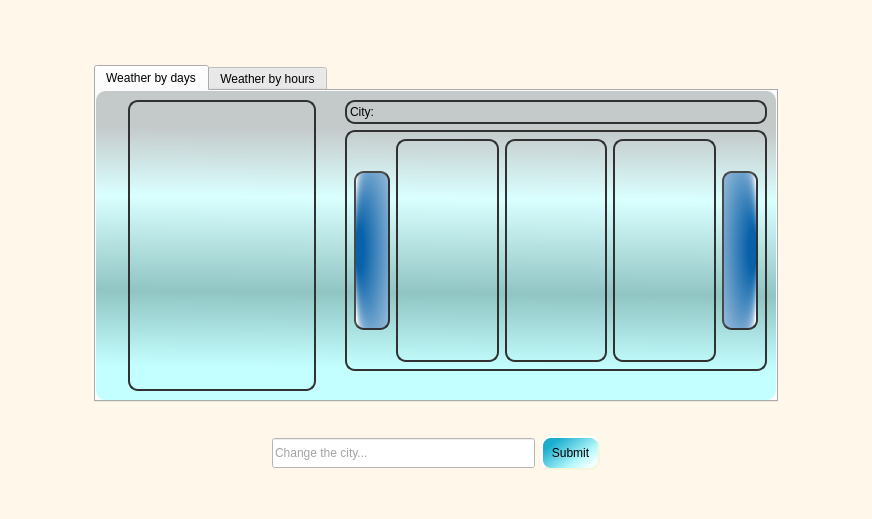
<?xml version="1.0" encoding="UTF-8"?>
<ui version="4.0">
 <class>MainWindow</class>
 <widget class="QMainWindow" name="MainWindow">
  <property name="geometry">
   <rect>
    <x>0</x>
    <y>0</y>
    <width>872</width>
    <height>519</height>
   </rect>
  </property>
  <property name="windowTitle">
   <string>MainWindow</string>
  </property>
  <widget class="QWidget" name="centralwidget">
   <property name="styleSheet">
    <string notr="true">QWidget#centralwidget{background-color:  rgb(255, 247, 233);}</string>
   </property>
   <layout class="QVBoxLayout" name="verticalLayout" stretch="2,12,1,3,0">
    <item>
     <spacer name="verticalSpacer">
      <property name="orientation">
       <enum>Qt::Vertical</enum>
      </property>
      <property name="sizeHint" stdset="0">
       <size>
        <width>20</width>
        <height>40</height>
       </size>
      </property>
     </spacer>
    </item>
    <item>
     <layout class="QHBoxLayout" name="horizontalLayout_2" stretch="1,8,1">
      <item>
       <spacer name="horizontalSpacer">
        <property name="orientation">
         <enum>Qt::Horizontal</enum>
        </property>
        <property name="sizeHint" stdset="0">
         <size>
          <width>40</width>
          <height>20</height>
         </size>
        </property>
       </spacer>
      </item>
      <item>
       <widget class="QTabWidget" name="tabWidget">
        <property name="styleSheet">
         <string notr="true">QWidget#tab{
ont: 9pt &quot;Bahnschrift&quot;;
background-color: qlineargradient(spread:pad, x1:0.438, y1:0, x2:0.418, y2:1, stop:0.120192 rgba(196, 201, 202, 255), stop:0.346154 rgba(218, 255, 255, 255), stop:0.653846 rgba(144, 197, 195, 255), stop:0.899038 rgba(196, 255, 255, 255));
    border-width: 2px;
    border-radius: 10px;
    border-color: silver;
}

QWidget#tab_2{
ont: 9pt &quot;Bahnschrift&quot;;
background-color: qlineargradient(spread:pad, x1:0.438, y1:0, x2:0.418, y2:1, stop:0.120192 rgba(196, 201, 202, 255), stop:0.346154 rgba(218, 255, 255, 255), stop:0.653846 rgba(144, 197, 195, 255), stop:0.899038 rgba(196, 255, 255, 255));
    border-width: 2px;
    border-radius: 10px;
    border-color: silver;
}

QTabWidget
{
color: rgb(0, 0, 0);
}</string>
        </property>
        <property name="currentIndex">
         <number>0</number>
        </property>
        <widget class="QWidget" name="tab">
         <attribute name="title">
          <string>Weather by days</string>
         </attribute>
         <layout class="QHBoxLayout" name="horizontalLayout_3" stretch="10,18">
          <item>
           <layout class="QHBoxLayout" name="horizontalLayout_4" stretch="1,8,1">
            <item>
             <spacer name="horizontalSpacer_6">
              <property name="orientation">
               <enum>Qt::Horizontal</enum>
              </property>
              <property name="sizeHint" stdset="0">
               <size>
                <width>40</width>
                <height>20</height>
               </size>
              </property>
             </spacer>
            </item>
            <item>
             <widget class="QWidget" name="weatherToday" native="true">
              <property name="styleSheet">
               <string notr="true">border-style: solid;
border-width: 2px;
border-radius: 10px;
border-color: rgb(49, 49, 49);</string>
              </property>
             </widget>
            </item>
            <item>
             <spacer name="horizontalSpacer_5">
              <property name="orientation">
               <enum>Qt::Horizontal</enum>
              </property>
              <property name="sizeHint" stdset="0">
               <size>
                <width>40</width>
                <height>20</height>
               </size>
              </property>
             </spacer>
            </item>
           </layout>
          </item>
          <item>
           <layout class="QVBoxLayout" name="verticalLayout_3" stretch="0,0,0">
            <item>
             <widget class="QLabel" name="cityLabel">
              <property name="sizePolicy">
               <sizepolicy hsizetype="Minimum" vsizetype="Minimum">
                <horstretch>0</horstretch>
                <verstretch>0</verstretch>
               </sizepolicy>
              </property>
              <property name="styleSheet">
               <string notr="true">font: 10pt &quot;Bahnschrift SemiBold&quot;;
color: rgb(0, 0, 0);
border-style: solid;
border-width: 2px;
border-radius: 10px;
border-color: rgb(49, 49, 49);</string>
              </property>
              <property name="text">
               <string>City: </string>
              </property>
              <property name="alignment">
               <set>Qt::AlignBottom|Qt::AlignLeading|Qt::AlignLeft</set>
              </property>
             </widget>
            </item>
            <item>
             <widget class="QWidget" name="daysWeatherWidgets" native="true">
              <property name="styleSheet">
               <string notr="true">border-style: solid;
border-width: 2px;
border-radius: 10px;
border-color: rgb(49, 49, 49);</string>
              </property>
              <layout class="QHBoxLayout" name="horizontalLayout_5" stretch="0,5,5,5,0">
               <item>
                <layout class="QVBoxLayout" name="verticalLayout_6" stretch="1,5,1">
                 <item>
                  <spacer name="verticalSpacer_4">
                   <property name="orientation">
                    <enum>Qt::Vertical</enum>
                   </property>
                   <property name="sizeHint" stdset="0">
                    <size>
                     <width>20</width>
                     <height>40</height>
                    </size>
                   </property>
                  </spacer>
                 </item>
                 <item>
                  <widget class="QPushButton" name="backwardButton">
                   <property name="sizePolicy">
                    <sizepolicy hsizetype="Minimum" vsizetype="Minimum">
                     <horstretch>0</horstretch>
                     <verstretch>0</verstretch>
                    </sizepolicy>
                   </property>
                   <property name="styleSheet">
                    <string notr="true">    background-color: qradialgradient(spread:pad, cx:0.937, cy:0.488, radius:1, fx:0.00961538, fy:0.494, stop:0.129808 rgba(9, 98, 169, 255), stop:1 rgba(255, 255, 255, 255));
    border-style: outset;
    border-width: 2px;
    border-radius: 10px;
    border-color: rgb(49, 49, 49);
</string>
                   </property>
                   <property name="text">
                    <string/>
                   </property>
                  </widget>
                 </item>
                 <item>
                  <spacer name="verticalSpacer_5">
                   <property name="orientation">
                    <enum>Qt::Vertical</enum>
                   </property>
                   <property name="sizeHint" stdset="0">
                    <size>
                     <width>20</width>
                     <height>40</height>
                    </size>
                   </property>
                  </spacer>
                 </item>
                </layout>
               </item>
               <item>
                <widget class="QWidget" name="dayWeatherWidget2" native="true"/>
               </item>
               <item>
                <widget class="QWidget" name="dayWeatherWidget3" native="true"/>
               </item>
               <item>
                <widget class="QWidget" name="dayWeatherWidget4" native="true"/>
               </item>
               <item>
                <layout class="QVBoxLayout" name="verticalLayout_7" stretch="1,5,1">
                 <item>
                  <spacer name="verticalSpacer_6">
                   <property name="orientation">
                    <enum>Qt::Vertical</enum>
                   </property>
                   <property name="sizeHint" stdset="0">
                    <size>
                     <width>20</width>
                     <height>40</height>
                    </size>
                   </property>
                  </spacer>
                 </item>
                 <item>
                  <widget class="QPushButton" name="forwardButton">
                   <property name="sizePolicy">
                    <sizepolicy hsizetype="Minimum" vsizetype="Minimum">
                     <horstretch>0</horstretch>
                     <verstretch>0</verstretch>
                    </sizepolicy>
                   </property>
                   <property name="styleSheet">
                    <string notr="true">    border-style: outset;
    border-width: 2px;
    border-radius: 10px;
    border-color: rgb(49, 49, 49);
background-color: qradialgradient(spread:pad, cx:0.063, cy:0.488, radius:1, fx:0.984044, fy:0.494, stop:0.129808 rgba(9, 98, 169, 255), stop:1 rgba(255, 255, 255, 255));
</string>
                   </property>
                   <property name="text">
                    <string/>
                   </property>
                   <property name="iconSize">
                    <size>
                     <width>20</width>
                     <height>20</height>
                    </size>
                   </property>
                  </widget>
                 </item>
                 <item>
                  <spacer name="verticalSpacer_7">
                   <property name="orientation">
                    <enum>Qt::Vertical</enum>
                   </property>
                   <property name="sizeHint" stdset="0">
                    <size>
                     <width>20</width>
                     <height>40</height>
                    </size>
                   </property>
                  </spacer>
                 </item>
                </layout>
               </item>
              </layout>
             </widget>
            </item>
            <item>
             <widget class="QLabel" name="auxLabel">
              <property name="text">
               <string/>
              </property>
             </widget>
            </item>
           </layout>
          </item>
         </layout>
        </widget>
        <widget class="QWidget" name="tab_2">
         <attribute name="title">
          <string>Weather by hours</string>
         </attribute>
         <layout class="QHBoxLayout" name="horizontalLayout_8" stretch="5,9">
          <item>
           <layout class="QHBoxLayout" name="horizontalLayout_7" stretch="1,8,1">
            <item>
             <spacer name="horizontalSpacer_9">
              <property name="orientation">
               <enum>Qt::Horizontal</enum>
              </property>
              <property name="sizeHint" stdset="0">
               <size>
                <width>40</width>
                <height>20</height>
               </size>
              </property>
             </spacer>
            </item>
            <item>
             <widget class="QWidget" name="weatherNow" native="true">
              <property name="styleSheet">
               <string notr="true">border-style: solid;
border-width: 2px;
border-radius: 10px;
border-color: rgb(49, 49, 49);</string>
              </property>
             </widget>
            </item>
            <item>
             <spacer name="horizontalSpacer_10">
              <property name="orientation">
               <enum>Qt::Horizontal</enum>
              </property>
              <property name="sizeHint" stdset="0">
               <size>
                <width>40</width>
                <height>20</height>
               </size>
              </property>
             </spacer>
            </item>
           </layout>
          </item>
          <item>
           <layout class="QVBoxLayout" name="verticalLayout_5" stretch="0,0,0">
            <item>
             <widget class="QLabel" name="hourCityLabel">
              <property name="styleSheet">
               <string notr="true">font: 10pt &quot;Bahnschrift SemiBold&quot;;
color: rgb(0, 0, 0);
border-style: solid;
border-width: 2px;
border-radius: 10px;
border-color: rgb(49, 49, 49);</string>
              </property>
              <property name="text">
               <string>City: </string>
              </property>
              <property name="alignment">
               <set>Qt::AlignBottom|Qt::AlignLeading|Qt::AlignLeft</set>
              </property>
             </widget>
            </item>
            <item>
             <widget class="QWidget" name="weatherHoursWidgets" native="true">
              <property name="styleSheet">
               <string notr="true">border-style: solid;
border-width: 2px;
border-radius: 10px;
border-color: rgb(49, 49, 49);</string>
              </property>
              <layout class="QHBoxLayout" name="horizontalLayout_9" stretch="1,5,5,5,1">
               <item>
                <layout class="QVBoxLayout" name="verticalLayout_8" stretch="1,5,1">
                 <item>
                  <spacer name="verticalSpacer_8">
                   <property name="orientation">
                    <enum>Qt::Vertical</enum>
                   </property>
                   <property name="sizeHint" stdset="0">
                    <size>
                     <width>20</width>
                     <height>40</height>
                    </size>
                   </property>
                  </spacer>
                 </item>
                 <item>
                  <widget class="QPushButton" name="backwardHourButton">
                   <property name="sizePolicy">
                    <sizepolicy hsizetype="Minimum" vsizetype="Minimum">
                     <horstretch>0</horstretch>
                     <verstretch>0</verstretch>
                    </sizepolicy>
                   </property>
                   <property name="styleSheet">
                    <string notr="true">    background-color: qradialgradient(spread:pad, cx:0.937, cy:0.488, radius:1, fx:0.00961538, fy:0.494, stop:0.129808 rgba(9, 98, 169, 255), stop:1 rgba(255, 255, 255, 255));
    border-style: outset;
    border-width: 2px;
    border-radius: 10px;
    border-color: rgb(49, 49, 49);</string>
                   </property>
                   <property name="text">
                    <string/>
                   </property>
                  </widget>
                 </item>
                 <item>
                  <spacer name="verticalSpacer_9">
                   <property name="orientation">
                    <enum>Qt::Vertical</enum>
                   </property>
                   <property name="sizeHint" stdset="0">
                    <size>
                     <width>20</width>
                     <height>40</height>
                    </size>
                   </property>
                  </spacer>
                 </item>
                </layout>
               </item>
               <item>
                <widget class="QWidget" name="hourWeatherWidget2" native="true"/>
               </item>
               <item>
                <widget class="QWidget" name="hourWeatherWidget3" native="true"/>
               </item>
               <item>
                <widget class="QWidget" name="hourWidgetWeather4" native="true"/>
               </item>
               <item>
                <layout class="QVBoxLayout" name="verticalLayout_9" stretch="1,5,1">
                 <item>
                  <spacer name="verticalSpacer_10">
                   <property name="orientation">
                    <enum>Qt::Vertical</enum>
                   </property>
                   <property name="sizeHint" stdset="0">
                    <size>
                     <width>20</width>
                     <height>40</height>
                    </size>
                   </property>
                  </spacer>
                 </item>
                 <item>
                  <widget class="QPushButton" name="forwardHourButton">
                   <property name="sizePolicy">
                    <sizepolicy hsizetype="Minimum" vsizetype="Minimum">
                     <horstretch>0</horstretch>
                     <verstretch>0</verstretch>
                    </sizepolicy>
                   </property>
                   <property name="styleSheet">
                    <string notr="true">    border-style: outset;
    border-width: 2px;
    border-radius: 10px;
    border-color: rgb(49, 49, 49);
background-color: qradialgradient(spread:pad, cx:0.063, cy:0.488, radius:1, fx:0.984044, fy:0.494, stop:0.129808 rgba(9, 98, 169, 255), stop:1 rgba(255, 255, 255, 255));
</string>
                   </property>
                   <property name="text">
                    <string/>
                   </property>
                  </widget>
                 </item>
                 <item>
                  <spacer name="verticalSpacer_11">
                   <property name="orientation">
                    <enum>Qt::Vertical</enum>
                   </property>
                   <property name="sizeHint" stdset="0">
                    <size>
                     <width>20</width>
                     <height>40</height>
                    </size>
                   </property>
                  </spacer>
                 </item>
                </layout>
               </item>
              </layout>
             </widget>
            </item>
            <item>
             <widget class="QLabel" name="label_2">
              <property name="text">
               <string/>
              </property>
             </widget>
            </item>
           </layout>
          </item>
         </layout>
        </widget>
       </widget>
      </item>
      <item>
       <spacer name="horizontalSpacer_2">
        <property name="orientation">
         <enum>Qt::Horizontal</enum>
        </property>
        <property name="sizeHint" stdset="0">
         <size>
          <width>40</width>
          <height>20</height>
         </size>
        </property>
       </spacer>
      </item>
     </layout>
    </item>
    <item>
     <spacer name="verticalSpacer_3">
      <property name="orientation">
       <enum>Qt::Vertical</enum>
      </property>
      <property name="sizeHint" stdset="0">
       <size>
        <width>20</width>
        <height>40</height>
       </size>
      </property>
     </spacer>
    </item>
    <item>
     <layout class="QHBoxLayout" name="horizontalLayout">
      <item>
       <spacer name="horizontalSpacer_3">
        <property name="orientation">
         <enum>Qt::Horizontal</enum>
        </property>
        <property name="sizeHint" stdset="0">
         <size>
          <width>40</width>
          <height>20</height>
         </size>
        </property>
       </spacer>
      </item>
      <item>
       <widget class="QLineEdit" name="cityInputEdit">
        <property name="minimumSize">
         <size>
          <width>0</width>
          <height>30</height>
         </size>
        </property>
        <property name="styleSheet">
         <string notr="true">font: 10pt &quot;Bahnschrift&quot;;
background-color: rgb(255, 255, 255);
color: rgb(74, 74, 74);</string>
        </property>
        <property name="inputMask">
         <string/>
        </property>
        <property name="placeholderText">
         <string>Change the city...</string>
        </property>
       </widget>
      </item>
      <item>
       <widget class="QPushButton" name="submitCityButton">
        <property name="minimumSize">
         <size>
          <width>0</width>
          <height>30</height>
         </size>
        </property>
        <property name="styleSheet">
         <string notr="true">border-style: outset;
border-width: 2px;
border-radius: 10px;
border-color: beige;
padding: 8px;
color: rgb(0, 0, 0);
background-color: qlineargradient(spread:pad, x1:0, y1:0, x2:1, y2:0.744, stop:0.210526 rgba(26, 173, 206, 255), stop:0.746411 rgba(179, 248, 252, 255), stop:0.971292 rgba(242, 255, 255, 255));
font: 11pt &quot;Bahnschrift&quot;;</string>
        </property>
        <property name="text">
         <string>Submit</string>
        </property>
       </widget>
      </item>
      <item>
       <spacer name="horizontalSpacer_4">
        <property name="orientation">
         <enum>Qt::Horizontal</enum>
        </property>
        <property name="sizeHint" stdset="0">
         <size>
          <width>40</width>
          <height>20</height>
         </size>
        </property>
       </spacer>
      </item>
     </layout>
    </item>
    <item>
     <spacer name="verticalSpacer_2">
      <property name="orientation">
       <enum>Qt::Vertical</enum>
      </property>
      <property name="sizeHint" stdset="0">
       <size>
        <width>20</width>
        <height>40</height>
       </size>
      </property>
     </spacer>
    </item>
   </layout>
  </widget>
 </widget>
 <resources/>
 <connections/>
</ui>
